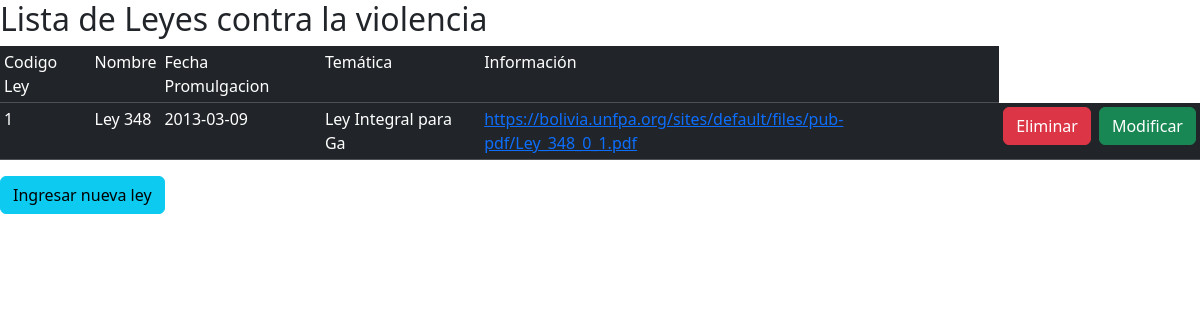
The app's page /controlador/leyLista.php, older data.
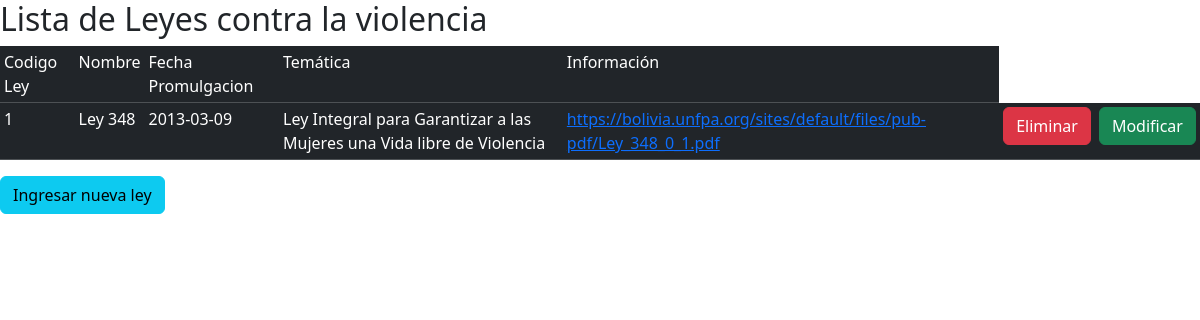
The same page, newer data.
### tables this page shows
CREATE TABLE `ley_normativa` (
  `codLey` int(11) NOT NULL AUTO_INCREMENT,
  `nombre` varchar(20) DEFAULT NULL,
  `fecha_promulgacion` date DEFAULT NULL,
  `tematica` varchar(300) DEFAULT NULL,
  `informacion` varchar(300) DEFAULT NULL,
  `ci` int(11) DEFAULT NULL,
  PRIMARY KEY (`codLey`)
);

### controlador/leyLista.php (called while the page is built)
<?php
    include("../modelo/Ley_NormativaClase.php");
    $car=new Ley_Normativa("","","","","");
    $res=$car->lista();
    include("../vista/LeyLista.php");
?>

### modelo/Ley_NormativaClase.php (called while the page is built, shortened)
<?php
class Ley_Normativa{
    private $codLey;
    public function lista(){
        $db=new Conexion();
        $sql=$db->query("SELECT * FROM ley_normativa");
        return ($sql);
    }public function lista_especifica(){
        include("conexion.php");
        $db=new Conexion();
        $sql=$db->query("SELECT * FROM ley_normativa where codLey=$this->codLey");
        return ($sql);
    }
    public function setcodLey($codLey){
        $this->codLey=$codLey;
    }
}
?>

### vista/LeyLista.php (the view, shortened to what this page needs)
<!DOCTYPE html>
<html>
<head>
    <link href="https://cdn.jsdelivr.net/npm/bootstrap@5.3.1/dist/css/bootstrap.min.css" rel="stylesheet">
</head>
<body>
    <h2>Lista de Leyes contra la violencia</h2>
    <table  class="table table-dark table-sm">
        <tr>
            <td>Codigo Ley</td>
            <td>Nombre</td>
            <td>Fecha Promulgacion</td>
            <td>Temática</td>
            <td>Información</td>
        </tr>
        <?php
            while($reg=mysqli_fetch_array($res)){
                echo "<tr>";
                echo "<td>".$reg['codLey']."</td>";
                echo "<td>".$reg['nombre']."</td>";
                echo "<td>".$reg['fecha_promulgacion']."</td>";
                echo "<td>".$reg['tematica']."</td>";
                echo '<td><a href="' . $reg['informacion'] . '">' . $reg['informacion'] . '</a></td>';
                echo "<td><a href='../controlador/leyElimina.php?cod=".$reg['codLey']."' btn='btn-danger' class='btn btn-danger'>Eliminar</a></td>";
                echo "<td><a href='../controlador/leyModifica.php?cod=".$reg['codLey']."'  class='btn btn-success'>Modificar</a></td>";
                echo "</tr>";
            }
        ?>
    </table>
    <button type="button" class="btn btn-info" onclick="window.location.href='../controlador/leyRegistro.php'">Ingresar nueva ley</button>
</body>
</html>

Row changes from the older to the newer data that the page shows:
changed ley_normativa "Ley 348": tematica "Ley Integral para Ga" → "Ley Integral para Garantizar a las Mujeres una Vida libre de Violencia"
